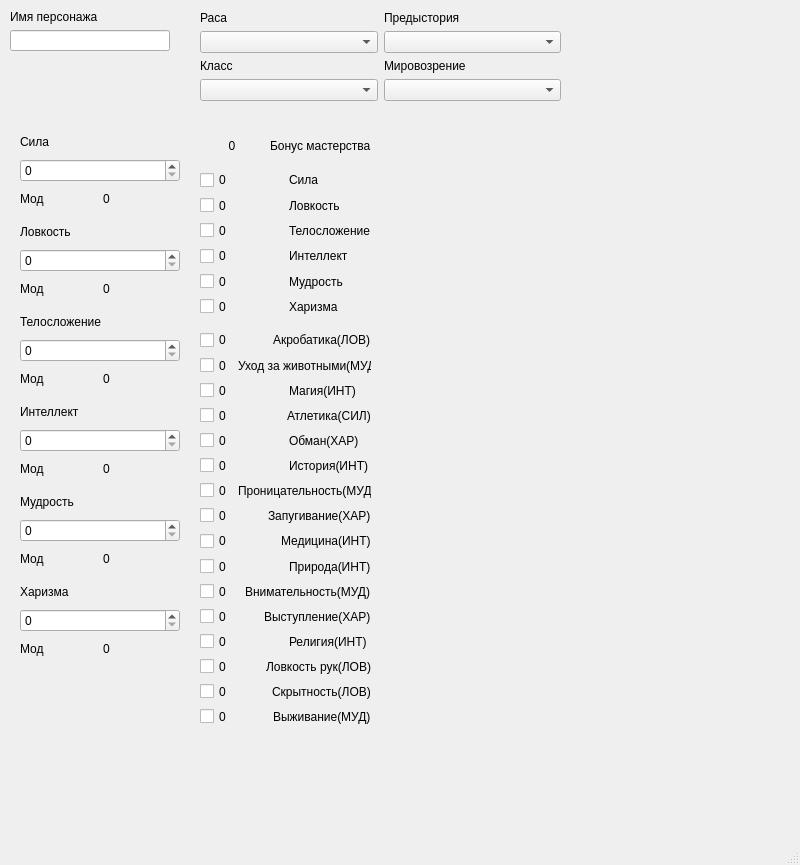
<?xml version="1.0" encoding="UTF-8"?>
<ui version="4.0">
 <class>MainWindow</class>
 <widget class="QMainWindow" name="MainWindow">
  <property name="geometry">
   <rect>
    <x>0</x>
    <y>0</y>
    <width>800</width>
    <height>865</height>
   </rect>
  </property>
  <property name="windowTitle">
   <string>MainWindow</string>
  </property>
  <widget class="QWidget" name="centralwidget">
   <widget class="QWidget" name="gridLayoutWidget">
    <property name="geometry">
     <rect>
      <x>200</x>
      <y>10</y>
      <width>361</width>
      <height>91</height>
     </rect>
    </property>
    <layout class="QGridLayout" name="gridLayout">
     <item row="0" column="0">
      <layout class="QVBoxLayout" name="verticalLayout">
       <item>
        <widget class="QLabel" name="RaceLabel">
         <property name="text">
          <string>Раса</string>
         </property>
        </widget>
       </item>
       <item>
        <widget class="QComboBox" name="RaceComboBox"/>
       </item>
      </layout>
     </item>
     <item row="1" column="1">
      <layout class="QVBoxLayout" name="verticalLayout_4">
       <item>
        <widget class="QLabel" name="AlignmentLabel">
         <property name="text">
          <string>Мировозрение</string>
         </property>
        </widget>
       </item>
       <item>
        <widget class="QComboBox" name="AlignmentComboBox"/>
       </item>
      </layout>
     </item>
     <item row="1" column="0">
      <layout class="QVBoxLayout" name="verticalLayout_2">
       <item>
        <widget class="QLabel" name="ClassLabel">
         <property name="text">
          <string>Класс</string>
         </property>
        </widget>
       </item>
       <item>
        <widget class="QComboBox" name="ClassComboBox"/>
       </item>
      </layout>
     </item>
     <item row="0" column="1">
      <layout class="QVBoxLayout" name="verticalLayout_3">
       <item>
        <widget class="QLabel" name="BackgroundLabel">
         <property name="text">
          <string>Предыстория</string>
         </property>
        </widget>
       </item>
       <item>
        <widget class="QComboBox" name="BackgroundComboBox"/>
       </item>
      </layout>
     </item>
    </layout>
   </widget>
   <widget class="QWidget" name="verticalLayoutWidget_5">
    <property name="geometry">
     <rect>
      <x>10</x>
      <y>10</y>
      <width>160</width>
      <height>41</height>
     </rect>
    </property>
    <layout class="QVBoxLayout" name="verticalLayout_5">
     <item>
      <widget class="QLabel" name="CharacterNameLabel">
       <property name="text">
        <string>Имя персонажа</string>
       </property>
      </widget>
     </item>
     <item>
      <widget class="QLineEdit" name="CharacterNameLineEdit"/>
     </item>
    </layout>
   </widget>
   <widget class="QWidget" name="verticalLayoutWidget">
    <property name="geometry">
     <rect>
      <x>20</x>
      <y>130</y>
      <width>160</width>
      <height>80</height>
     </rect>
    </property>
    <layout class="QVBoxLayout" name="verticalLayout_6">
     <item>
      <widget class="QLabel" name="StrengthLabel">
       <property name="text">
        <string>Сила</string>
       </property>
      </widget>
     </item>
     <item>
      <widget class="QSpinBox" name="StrengthSpinBox"/>
     </item>
     <item>
      <layout class="QHBoxLayout" name="horizontalLayout">
       <item>
        <widget class="QLabel" name="label_2">
         <property name="text">
          <string>Мод</string>
         </property>
        </widget>
       </item>
       <item>
        <widget class="QLabel" name="StrengthModLabel">
         <property name="text">
          <string>0</string>
         </property>
        </widget>
       </item>
      </layout>
     </item>
    </layout>
   </widget>
   <widget class="QWidget" name="verticalLayoutWidget_2">
    <property name="geometry">
     <rect>
      <x>20</x>
      <y>220</y>
      <width>160</width>
      <height>80</height>
     </rect>
    </property>
    <layout class="QVBoxLayout" name="verticalLayout_7">
     <item>
      <widget class="QLabel" name="DexterityLabel">
       <property name="text">
        <string>Ловкость</string>
       </property>
      </widget>
     </item>
     <item>
      <widget class="QSpinBox" name="DexteritySpinBox"/>
     </item>
     <item>
      <layout class="QHBoxLayout" name="horizontalLayout_2">
       <item>
        <widget class="QLabel" name="label">
         <property name="text">
          <string>Мод</string>
         </property>
        </widget>
       </item>
       <item>
        <widget class="QLabel" name="DexterityModLabel">
         <property name="text">
          <string>0</string>
         </property>
        </widget>
       </item>
      </layout>
     </item>
    </layout>
   </widget>
   <widget class="QWidget" name="verticalLayoutWidget_3">
    <property name="geometry">
     <rect>
      <x>20</x>
      <y>310</y>
      <width>160</width>
      <height>80</height>
     </rect>
    </property>
    <layout class="QVBoxLayout" name="verticalLayout_8">
     <item>
      <widget class="QLabel" name="ConstitutionLabel">
       <property name="text">
        <string>Телосложение</string>
       </property>
      </widget>
     </item>
     <item>
      <widget class="QSpinBox" name="ConstitutionSpinBox"/>
     </item>
     <item>
      <layout class="QHBoxLayout" name="horizontalLayout_3">
       <item>
        <widget class="QLabel" name="label_3">
         <property name="text">
          <string>Мод</string>
         </property>
        </widget>
       </item>
       <item>
        <widget class="QLabel" name="ConstitutionModLabel">
         <property name="text">
          <string>0</string>
         </property>
        </widget>
       </item>
      </layout>
     </item>
    </layout>
   </widget>
   <widget class="QWidget" name="verticalLayoutWidget_4">
    <property name="geometry">
     <rect>
      <x>20</x>
      <y>400</y>
      <width>160</width>
      <height>80</height>
     </rect>
    </property>
    <layout class="QVBoxLayout" name="verticalLayout_9">
     <item>
      <widget class="QLabel" name="IntelligenceLabel">
       <property name="text">
        <string>Интеллект</string>
       </property>
      </widget>
     </item>
     <item>
      <widget class="QSpinBox" name="IntelligenceSpinBox"/>
     </item>
     <item>
      <layout class="QHBoxLayout" name="horizontalLayout_4">
       <item>
        <widget class="QLabel" name="label_4">
         <property name="text">
          <string>Мод</string>
         </property>
        </widget>
       </item>
       <item>
        <widget class="QLabel" name="IntelligenceModLabel">
         <property name="text">
          <string>0</string>
         </property>
        </widget>
       </item>
      </layout>
     </item>
    </layout>
   </widget>
   <widget class="QWidget" name="verticalLayoutWidget_6">
    <property name="geometry">
     <rect>
      <x>20</x>
      <y>490</y>
      <width>160</width>
      <height>80</height>
     </rect>
    </property>
    <layout class="QVBoxLayout" name="verticalLayout_11">
     <item>
      <widget class="QLabel" name="WisdomLabel">
       <property name="text">
        <string>Мудрость</string>
       </property>
      </widget>
     </item>
     <item>
      <widget class="QSpinBox" name="WisdomSpinBox"/>
     </item>
     <item>
      <layout class="QHBoxLayout" name="horizontalLayout_6">
       <item>
        <widget class="QLabel" name="label_6">
         <property name="text">
          <string>Мод</string>
         </property>
        </widget>
       </item>
       <item>
        <widget class="QLabel" name="WisdomModLabel">
         <property name="text">
          <string>0</string>
         </property>
        </widget>
       </item>
      </layout>
     </item>
    </layout>
   </widget>
   <widget class="QWidget" name="verticalLayoutWidget_7">
    <property name="geometry">
     <rect>
      <x>20</x>
      <y>580</y>
      <width>160</width>
      <height>80</height>
     </rect>
    </property>
    <layout class="QVBoxLayout" name="verticalLayout_12">
     <item>
      <widget class="QLabel" name="CharismaLabel">
       <property name="text">
        <string>Харизма</string>
       </property>
      </widget>
     </item>
     <item>
      <widget class="QSpinBox" name="CharismaSpinBox"/>
     </item>
     <item>
      <layout class="QHBoxLayout" name="horizontalLayout_7">
       <item>
        <widget class="QLabel" name="label_7">
         <property name="text">
          <string>Мод</string>
         </property>
        </widget>
       </item>
       <item>
        <widget class="QLabel" name="CharismaModLabel">
         <property name="text">
          <string>0</string>
         </property>
        </widget>
       </item>
      </layout>
     </item>
    </layout>
   </widget>
   <widget class="QWidget" name="horizontalLayoutWidget_3">
    <property name="geometry">
     <rect>
      <x>200</x>
      <y>130</y>
      <width>171</width>
      <height>31</height>
     </rect>
    </property>
    <layout class="QHBoxLayout" name="horizontalLayout_8">
     <item>
      <widget class="QLabel" name="ProfBonusLabel">
       <property name="text">
        <string>0</string>
       </property>
       <property name="alignment">
        <set>Qt::AlignCenter</set>
       </property>
      </widget>
     </item>
     <item>
      <widget class="QLabel" name="label_9">
       <property name="text">
        <string>Бонус мастерства</string>
       </property>
      </widget>
     </item>
    </layout>
   </widget>
   <widget class="QWidget" name="verticalLayoutWidget_8">
    <property name="geometry">
     <rect>
      <x>500</x>
      <y>190</y>
      <width>160</width>
      <height>80</height>
     </rect>
    </property>
    <layout class="QVBoxLayout" name="verticalLayout_13"/>
   </widget>
   <widget class="QWidget" name="verticalLayoutWidget_9">
    <property name="geometry">
     <rect>
      <x>200</x>
      <y>170</y>
      <width>171</width>
      <height>146</height>
     </rect>
    </property>
    <layout class="QVBoxLayout" name="verticalLayout_14">
     <item>
      <layout class="QHBoxLayout" name="horizontalLayout_9">
       <item>
        <widget class="QCheckBox" name="StrengthCheckBox">
         <property name="text">
          <string>0</string>
         </property>
        </widget>
       </item>
       <item>
        <widget class="QLabel" name="StrengthLabel_2">
         <property name="text">
          <string>Сила</string>
         </property>
        </widget>
       </item>
      </layout>
     </item>
     <item>
      <layout class="QHBoxLayout" name="horizontalLayout_10">
       <item>
        <widget class="QCheckBox" name="DexterityCheckBox">
         <property name="text">
          <string>0</string>
         </property>
        </widget>
       </item>
       <item>
        <widget class="QLabel" name="ConstitutionLabel_2">
         <property name="text">
          <string>Ловкость</string>
         </property>
        </widget>
       </item>
      </layout>
     </item>
     <item>
      <layout class="QHBoxLayout" name="horizontalLayout_11">
       <item>
        <widget class="QCheckBox" name="ConstitutionCheckBox">
         <property name="text">
          <string>0</string>
         </property>
        </widget>
       </item>
       <item>
        <widget class="QLabel" name="StrengthLabel_4">
         <property name="text">
          <string>Телосложение</string>
         </property>
        </widget>
       </item>
      </layout>
     </item>
     <item>
      <layout class="QHBoxLayout" name="horizontalLayout_12">
       <item>
        <widget class="QCheckBox" name="IntelligenceCheckBox">
         <property name="text">
          <string>0</string>
         </property>
        </widget>
       </item>
       <item>
        <widget class="QLabel" name="StrengthLabel_5">
         <property name="text">
          <string>Интеллект</string>
         </property>
        </widget>
       </item>
      </layout>
     </item>
     <item>
      <layout class="QHBoxLayout" name="horizontalLayout_13">
       <item>
        <widget class="QCheckBox" name="WisdomCheckBox">
         <property name="text">
          <string>0</string>
         </property>
        </widget>
       </item>
       <item>
        <widget class="QLabel" name="StrengthLabel_3">
         <property name="text">
          <string>Мудрость</string>
         </property>
        </widget>
       </item>
      </layout>
     </item>
     <item>
      <layout class="QHBoxLayout" name="horizontalLayout_14">
       <item>
        <widget class="QCheckBox" name="CharismaCheckBox">
         <property name="text">
          <string>0</string>
         </property>
        </widget>
       </item>
       <item>
        <widget class="QLabel" name="StrengthLabel_6">
         <property name="text">
          <string>Харизма</string>
         </property>
        </widget>
       </item>
      </layout>
     </item>
    </layout>
   </widget>
   <widget class="QWidget" name="verticalLayoutWidget_10">
    <property name="geometry">
     <rect>
      <x>200</x>
      <y>330</y>
      <width>171</width>
      <height>396</height>
     </rect>
    </property>
    <layout class="QVBoxLayout" name="verticalLayout_15">
     <item>
      <layout class="QHBoxLayout" name="horizontalLayout_15">
       <item>
        <widget class="QCheckBox" name="AcrobaticsCheckBox">
         <property name="text">
          <string>0</string>
         </property>
        </widget>
       </item>
       <item>
        <widget class="QLabel" name="StrengthLabel_7">
         <property name="text">
          <string>Акробатика(ЛОВ)</string>
         </property>
        </widget>
       </item>
      </layout>
     </item>
     <item>
      <layout class="QHBoxLayout" name="horizontalLayout_16">
       <item>
        <widget class="QCheckBox" name="AnimalHandlingCheckBox">
         <property name="text">
          <string>0</string>
         </property>
        </widget>
       </item>
       <item>
        <widget class="QLabel" name="StrengthLabel_8">
         <property name="text">
          <string>Уход за животными(МУД)</string>
         </property>
        </widget>
       </item>
      </layout>
     </item>
     <item>
      <layout class="QHBoxLayout" name="horizontalLayout_17">
       <item>
        <widget class="QCheckBox" name="ArcanaCheckBox">
         <property name="text">
          <string>0</string>
         </property>
        </widget>
       </item>
       <item>
        <widget class="QLabel" name="StrengthLabel_9">
         <property name="text">
          <string>Магия(ИНТ)</string>
         </property>
        </widget>
       </item>
      </layout>
     </item>
     <item>
      <layout class="QHBoxLayout" name="horizontalLayout_18">
       <item>
        <widget class="QCheckBox" name="AthliticsCheckBox">
         <property name="text">
          <string>0</string>
         </property>
        </widget>
       </item>
       <item>
        <widget class="QLabel" name="StrengthLabel_10">
         <property name="text">
          <string>Атлетика(СИЛ)</string>
         </property>
        </widget>
       </item>
      </layout>
     </item>
     <item>
      <layout class="QHBoxLayout" name="horizontalLayout_19">
       <item>
        <widget class="QCheckBox" name="DeceptionCheckBox">
         <property name="text">
          <string>0</string>
         </property>
        </widget>
       </item>
       <item>
        <widget class="QLabel" name="StrengthLabel_11">
         <property name="text">
          <string>Обман(ХАР)</string>
         </property>
        </widget>
       </item>
      </layout>
     </item>
     <item>
      <layout class="QHBoxLayout" name="horizontalLayout_20">
       <item>
        <widget class="QCheckBox" name="HistoryCheckBox">
         <property name="text">
          <string>0</string>
         </property>
        </widget>
       </item>
       <item>
        <widget class="QLabel" name="StrengthLabel_12">
         <property name="text">
          <string>История(ИНТ)</string>
         </property>
        </widget>
       </item>
      </layout>
     </item>
     <item>
      <layout class="QHBoxLayout" name="horizontalLayout_21">
       <item>
        <widget class="QCheckBox" name="InsightCheckBox">
         <property name="text">
          <string>0</string>
         </property>
        </widget>
       </item>
       <item>
        <widget class="QLabel" name="StrengthLabel_13">
         <property name="text">
          <string>Проницательность(МУД)</string>
         </property>
        </widget>
       </item>
      </layout>
     </item>
     <item>
      <layout class="QHBoxLayout" name="horizontalLayout_22">
       <item>
        <widget class="QCheckBox" name="IntimidationCheckBox">
         <property name="text">
          <string>0</string>
         </property>
        </widget>
       </item>
       <item>
        <widget class="QLabel" name="StrengthLabel_14">
         <property name="text">
          <string>Запугивание(ХАР)</string>
         </property>
        </widget>
       </item>
      </layout>
     </item>
     <item>
      <layout class="QHBoxLayout" name="horizontalLayout_23">
       <item>
        <widget class="QCheckBox" name="MedicineCheckBox">
         <property name="text">
          <string>0</string>
         </property>
        </widget>
       </item>
       <item>
        <widget class="QLabel" name="StrengthLabel_15">
         <property name="text">
          <string>Медицина(ИНТ)</string>
         </property>
        </widget>
       </item>
      </layout>
     </item>
     <item>
      <layout class="QHBoxLayout" name="horizontalLayout_24">
       <item>
        <widget class="QCheckBox" name="NatureCheckBox">
         <property name="text">
          <string>0</string>
         </property>
        </widget>
       </item>
       <item>
        <widget class="QLabel" name="StrengthLabel_16">
         <property name="text">
          <string>Природа(ИНТ)</string>
         </property>
        </widget>
       </item>
      </layout>
     </item>
     <item>
      <layout class="QHBoxLayout" name="horizontalLayout_25">
       <item>
        <widget class="QCheckBox" name="PerceptionCheckBox">
         <property name="text">
          <string>0</string>
         </property>
        </widget>
       </item>
       <item>
        <widget class="QLabel" name="StrengthLabel_17">
         <property name="text">
          <string>Внимательность(МУД)</string>
         </property>
        </widget>
       </item>
      </layout>
     </item>
     <item>
      <layout class="QHBoxLayout" name="horizontalLayout_26">
       <item>
        <widget class="QCheckBox" name="PerformanceCheckBox">
         <property name="text">
          <string>0</string>
         </property>
        </widget>
       </item>
       <item>
        <widget class="QLabel" name="StrengthLabel_18">
         <property name="text">
          <string>Выступление(ХАР)</string>
         </property>
        </widget>
       </item>
      </layout>
     </item>
     <item>
      <layout class="QHBoxLayout" name="horizontalLayout_27">
       <item>
        <widget class="QCheckBox" name="ReligionCheckBox">
         <property name="text">
          <string>0</string>
         </property>
        </widget>
       </item>
       <item>
        <widget class="QLabel" name="StrengthLabel_19">
         <property name="text">
          <string>Религия(ИНТ)</string>
         </property>
        </widget>
       </item>
      </layout>
     </item>
     <item>
      <layout class="QHBoxLayout" name="horizontalLayout_28">
       <item>
        <widget class="QCheckBox" name="SleightOfHandCheckBox">
         <property name="text">
          <string>0</string>
         </property>
        </widget>
       </item>
       <item>
        <widget class="QLabel" name="StrengthLabel_20">
         <property name="text">
          <string>Ловкость рук(ЛОВ)</string>
         </property>
        </widget>
       </item>
      </layout>
     </item>
     <item>
      <layout class="QHBoxLayout" name="horizontalLayout_29">
       <item>
        <widget class="QCheckBox" name="StealthCheckBox">
         <property name="text">
          <string>0</string>
         </property>
        </widget>
       </item>
       <item>
        <widget class="QLabel" name="StrengthLabel_21">
         <property name="text">
          <string>Скрытность(ЛОВ)</string>
         </property>
        </widget>
       </item>
      </layout>
     </item>
     <item>
      <layout class="QHBoxLayout" name="horizontalLayout_30">
       <item>
        <widget class="QCheckBox" name="SurvivalCheckBox">
         <property name="text">
          <string>0</string>
         </property>
        </widget>
       </item>
       <item>
        <widget class="QLabel" name="StrengthLabel_22">
         <property name="text">
          <string>Выживание(МУД)</string>
         </property>
        </widget>
       </item>
      </layout>
     </item>
    </layout>
   </widget>
  </widget>
  <widget class="QMenuBar" name="menubar">
   <property name="geometry">
    <rect>
     <x>0</x>
     <y>0</y>
     <width>800</width>
     <height>21</height>
    </rect>
   </property>
  </widget>
  <widget class="QStatusBar" name="statusbar"/>
 </widget>
 <resources/>
 <connections/>
</ui>
